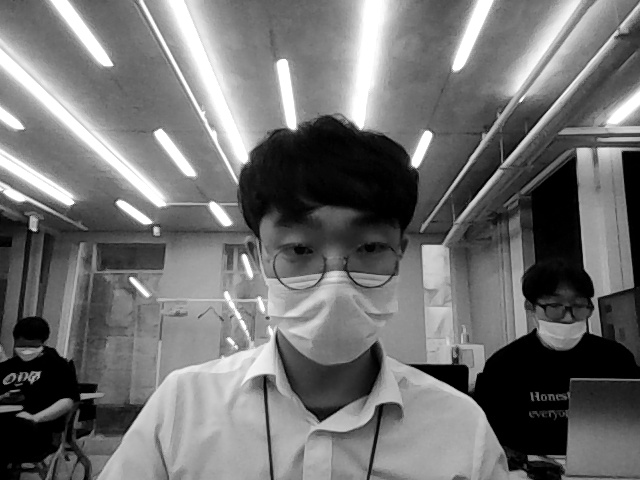
#> input picture 0618/photo10.jpg, 640 x 480 px, given in place of mimvideo.mp4, which was not available
$ python HSVObjectTracking.py
#> lines starting #> are read from the running program, lines starting #| are printed output that depends on the picture
import cv2
import numpy as np

cap = cv2.VideoCapture("videos/mimvideo.mp4")
cap.set(3,320)
cap.set(4,240)

while(1):
    ret, frame = cap.read()
#> frame is the input picture: shape (480, 640, 3); min 0, max 255, mean 112.6


    #dst2 = cv2.resize(frame, dsize=(0, 0), fx=0.3, fy=0.7, interpolation=cv2.INTER_LINEAR)
    if ret:
        frame = cv2.resize(frame, dsize=(150, 100), interpolation=cv2.INTER_AREA)
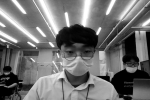
#> frame: shape (100, 150, 3); min 0, max 255, mean 112.6
        #image = cv2.cvtColor(frame,cv2.COLOR)
        hsv = cv2.cvtColor(frame,cv2.COLOR_BGR2HSV)
#> hsv: shape (100, 150, 3); mean H, S, V 0, 0, 112.6

        lower_orange = np.array([55, 150, 100])#[11, 170, 50]
        upper_orange = np.array([170, 255, 255])#[33, 255, 255]

        mask = cv2.inRange(hsv, lower_orange, upper_orange)
#> mask: shape (100, 150); every value is 0
        mask_inv = cv2.bitwise_not(mask)
#> mask_inv: shape (100, 150); every value is 255
        # bit연산자를 통해서 blue영역만 남김.
        res = cv2.bitwise_and(frame, frame, mask=mask_inv)

        cv2.imshow('frame', frame)
        cv2.imshow('mask', mask)
        cv2.imshow('res', res)
    else:
        cap = cv2.VideoCapture("videos/mimvideo.mp4")

    if cv2.waitKey(25) & 0xFF == 27:
#> (key Esc is pressed here)
        break

cap.release()
cv2.destroyAllWindows()

$ run again, on 0618/photo11.jpg
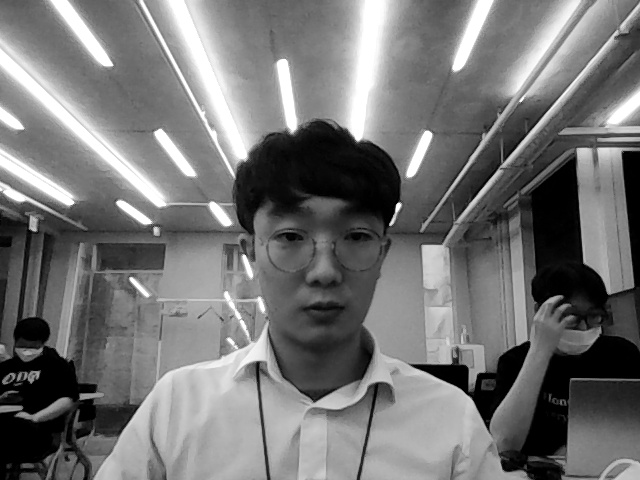
#> input picture 0618/photo11.jpg, 640 x 480 px, given in place of mimvideo.mp4, which was not available
#> frame is the input picture: shape (480, 640, 3); min 0, max 255, mean 116
#> `frame = cv2.resize(frame, dsize=(150, 100), interpolation=cv2.INTER_AR..`:
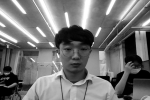
#> frame: shape (100, 150, 3); min 0, max 255, mean 116
#> hsv: shape (100, 150, 3); mean H, S, V 0, 0, 116
#> mask: shape (100, 150); every value is 0
#> mask_inv: shape (100, 150); every value is 255

$ run again, on 0618/photo12.jpg
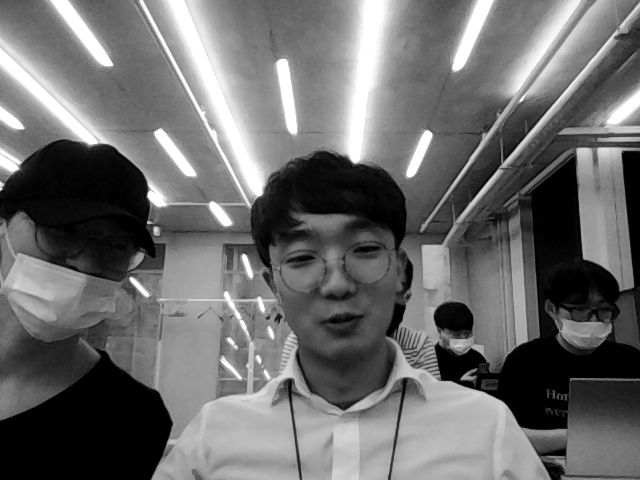
#> input picture 0618/photo12.jpg, 640 x 480 px, given in place of mimvideo.mp4, which was not available
#> frame is the input picture: shape (480, 640, 3); min 0, max 255, mean 107.6
#> `frame = cv2.resize(frame, dsize=(150, 100), interpolation=cv2.INTER_AR..`:
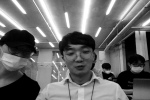
#> frame: shape (100, 150, 3); min 0, max 255, mean 107.6
#> hsv: shape (100, 150, 3); mean H, S, V 0, 0, 107.6
#> mask: shape (100, 150); every value is 0
#> mask_inv: shape (100, 150); every value is 255

$ run again, on 0618/photo13.jpg
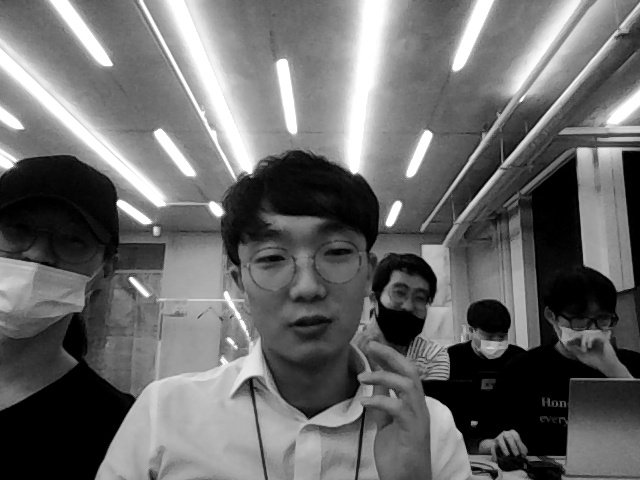
#> input picture 0618/photo13.jpg, 640 x 480 px, given in place of mimvideo.mp4, which was not available
#> frame is the input picture: shape (480, 640, 3); min 0, max 255, mean 105.7
#> `frame = cv2.resize(frame, dsize=(150, 100), interpolation=cv2.INTER_AR..`:
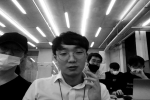
#> frame: shape (100, 150, 3); min 0, max 255, mean 105.7
#> hsv: shape (100, 150, 3); mean H, S, V 0, 0, 105.7
#> mask: shape (100, 150); every value is 0
#> mask_inv: shape (100, 150); every value is 255
